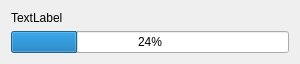
<?xml version="1.0" encoding="UTF-8"?>
<ui version="4.0">
 <class>Form</class>
 <widget class="QWidget" name="Form">
  <property name="geometry">
   <rect>
    <x>0</x>
    <y>0</y>
    <width>300</width>
    <height>64</height>
   </rect>
  </property>
  <property name="sizePolicy">
   <sizepolicy hsizetype="Fixed" vsizetype="Fixed">
    <horstretch>0</horstretch>
    <verstretch>0</verstretch>
   </sizepolicy>
  </property>
  <property name="windowTitle">
   <string>Form</string>
  </property>
  <layout class="QVBoxLayout" name="verticalLayout">
   <item>
    <widget class="QLabel" name="label">
     <property name="text">
      <string>TextLabel</string>
     </property>
    </widget>
   </item>
   <item>
    <widget class="QProgressBar" name="progress_bar">
     <property name="value">
      <number>24</number>
     </property>
    </widget>
   </item>
  </layout>
 </widget>
 <resources/>
 <connections/>
</ui>
